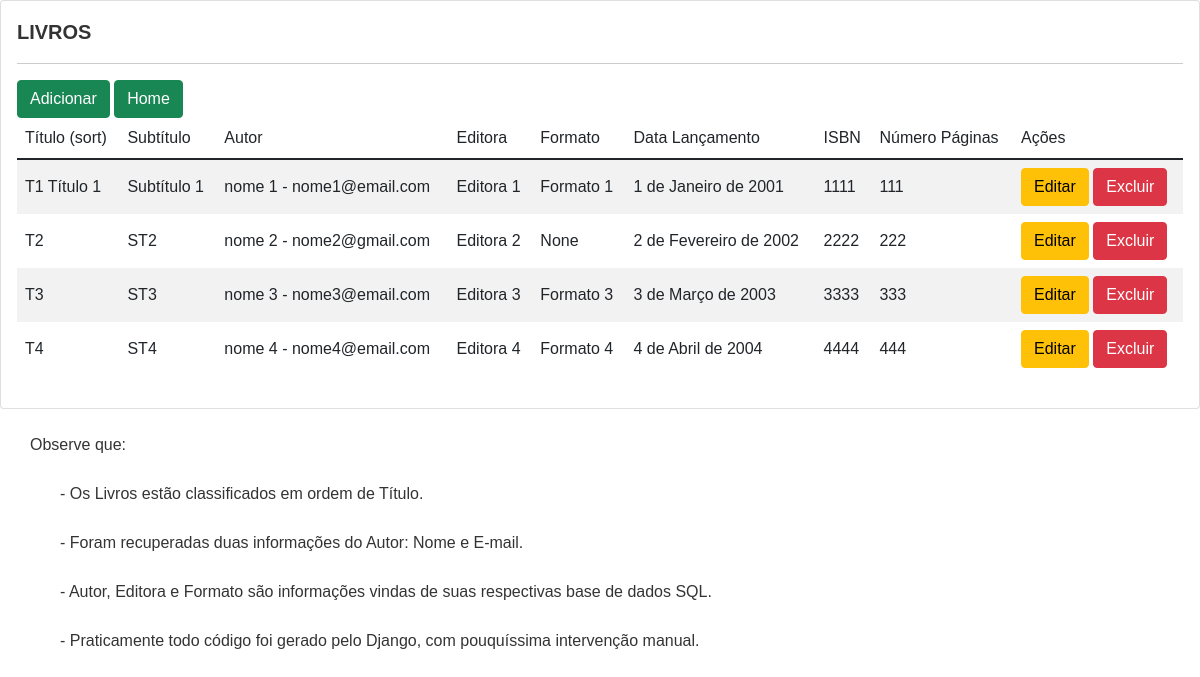
Page /livro/ on the earlier database version.
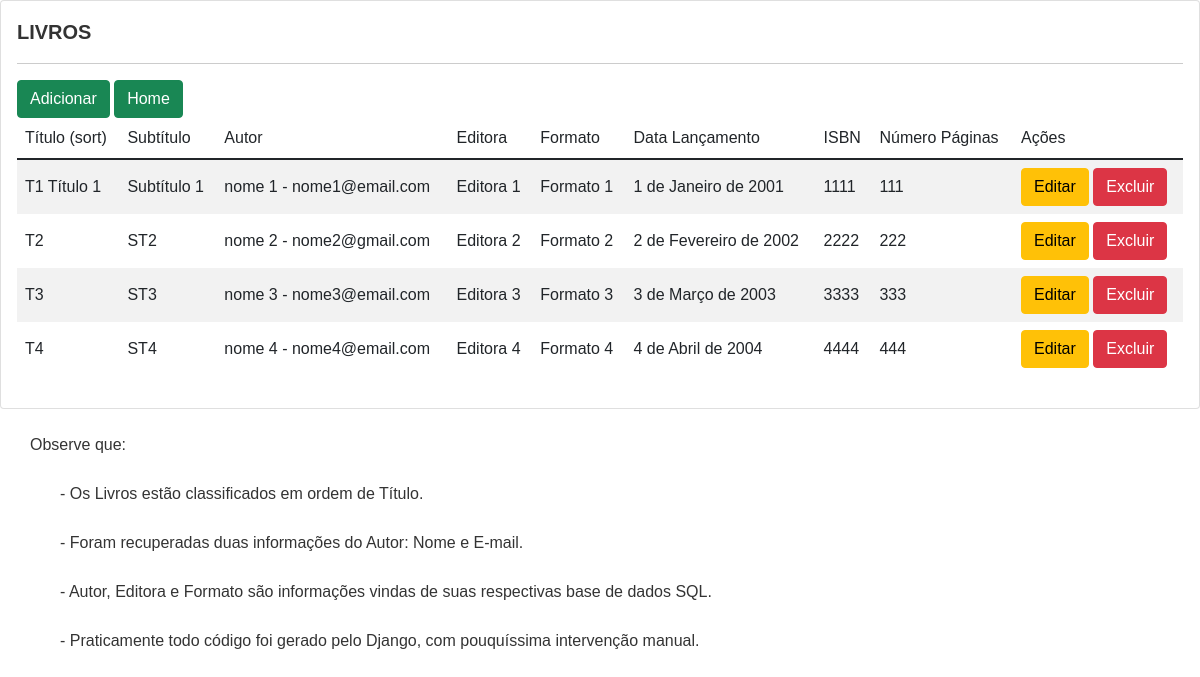
Same page on the later database version.
### portal6/models.py (models this page shows)
class Livro(models.Model):
    titulo = models.CharField('Título', max_length=255)
    subtitulo = models.CharField('Subtítulo', max_length=255, blank=True, null=True)
    autor = models.ForeignKey(Autor, on_delete=models.CASCADE, verbose_name='Quem Escreveu') #--> augustão nome do campo
    editora = models.ForeignKey(Editora, on_delete=models.CASCADE)
    formato = models.ForeignKey(Formato, on_delete=models.SET_NULL, null=True)
    data_lancamento = models.DateField('Data de Lançamento')
    isbn = models.CharField('ISBN', max_length=255)
    numero_paginas = models.PositiveIntegerField('Número de Páginas')

class Autor(models.Model):
    nome = models.CharField(max_length=255)
    data_nascimento = models.DateField()
    email = models.EmailField()
    class Meta:
        ordering = ['nome'] #--> augustão FUNCIONOU
    def __str__(self):
        return self.nome + ' - ' + self.email

class Editora(models.Model):
    nome = models.CharField(max_length=255)
    cidade = models.CharField(max_length=255)
    ACRE = 'AC'
    ALAGOAS = 'AL'
    AMAPA = 'AP'
    AMAZONAS = 'AM'
    BAHIA = 'BA'
    CEARA = 'CE'
    DISTRITOFEDERAL = 'DF'
    ESPIRITOSANTO = 'ES'
    GOIAS = 'GO'
    MARANHAO = 'MA'
    MATOGROSSO = 'MT'
    MATOGROSSODOSUL = 'MS'
    MINASGERAIS = 'MG'
    PARA = 'PA'
    PARAIBA = 'PB'
    PARANA = 'PR'
    PERNAMBUCO = 'PE'
    PIAUI = 'PI'
    RIODEJANEIRO = 'RJ'
    RIOGRANDEDONORTE = 'RN'
    RIOGRANDEDOSUL = 'RS'
    RONDONIA = 'RO'
    RORAIMA = 'RR'
    SANTACATARINA = 'SC'
    SAOPAULO = 'SP'
    SERGIPE = 'SE'
    TOCANTINS = 'TO'
    ESTADO_CHOICES = [
        (ACRE, 'Acre'),
        (ALAGOAS, 'Alagoas'),
        (AMAPA, 'Amapá'),
        (AMAZONAS, 'Amazonas'),
        (BAHIA, 'Bahia'),
        (CEARA, 'Ceará'),
        (DISTRITOFEDERAL, 'Distrito Federal'),
        (ESPIRITOSANTO, 'Espírito Santo'),
        (GOIAS, 'Goiás'),
        (MARANHAO, 'Maranhão'),
        (MATOGROSSO, 'Mato Grosso'),
        (MATOGROSSODOSUL, 'Mato Grosso do Sul'),
        (MINASGERAIS, 'Minas Gerais'),
        (PARA, 'Pará'),
        (PARAIBA, 'Paraíba'),
        (PARANA, 'Paraná'),
        (PERNAMBUCO, 'Pernambuco'),
        (PIAUI, 'Piauí'),
        (RIODEJANEIRO, 'Rio de Janeiro'),
        (RIOGRANDEDONORTE, 'Rio Grande do Norte'),
        (RIOGRANDEDOSUL, 'Rio Grande do Sul'),
        (RONDONIA, 'Rondônia'),
        (RORAIMA, 'Roraima'),
        (SANTACATARINA, 'Santa Catarina'),
        (SAOPAULO, 'São Paulo'),
        (SERGIPE, 'Sergipe'),
        (TOCANTINS, 'Tocantins'),
    ]
    estado = models.CharField( max_length=2, choices=ESTADO_CHOICES, default=SAOPAULO, )
    class Meta:
        ordering = ['nome']  # --> augustão FUNCIONOU
    def __str__(self):
        return self.nome

class Formato(models.Model):
    nome = models.CharField('Nome do Formato', max_length=255)
    class Meta:
        ordering = ['nome']  # --> augustão FUNCIONOU
    def __str__(self):
        return self.nome

### portal6/views.py (the view)
# urls.py: path('livro/', views.livro, name='livro'),
def livro(request):
    livros = Livro.objects.all().order_by('titulo')  # --> augustão sort
    context = {
        'livros': livros
    }
    return render(request, 'livro.html', context)

### portal6/templates/portal6/livro.html
{% extends 'base.html' %}
{% block content %}
<div class="card">
	<div class="card-body">
		<h4>LIVROS</h4>
		<hr>
		<a class="btn btn-success" href="{% url 'livro_add' %}"> Adicionar </a>
		<a class="btn btn-success" href="{% url 'home' %}"> Home </a>
		<table class="table table-striped">
			<thead>
				<tr>
					<th>Título (sort)</th>
					<th>Subtítulo</th>
					<th>Autor</th>
					<th>Editora</th>
					<th>Formato</th>
					<th>Data Lançamento</th>
					<th>ISBN</th>
					<th>Número Páginas</th>
					<th>Ações</th>
				</tr>
			</thead>
			<tbody>
				{% for livro in livros %}
				<tr>
					<td>{{ livro.titulo }}</td>
					<td>{{ livro.subtitulo }}</td>
					<td>{{ livro.autor }}</td>
					<td>{{ livro.editora }}</td>
					<td>{{ livro.formato }}</td>
					<td>{{ livro.data_lancamento }}</td>
					<td>{{ livro.isbn }}</td>
					<td>{{ livro.numero_paginas }}</td>
					<td>
						<a class="btn btn-warning" href="{% url 'livro_edit' livro.id %}">Editar</a>
						<a class="btn btn-danger" href="{% url 'livro_delete' livro.id %}"
							onclick="return confirm('Tem certeza que deseja DELETAR esse Livro?')">Excluir</a>
					</td>
				</tr>
				{% endfor %}
			</tbody>
		</table>
	</div>
</div>
<div>
	<br>
	<p style="margin-left: 30px;">Observe que:</p>
	<p style="margin-left: 60px;"> - Os Livros estão classificados em ordem de Título.</p>
	<p style="margin-left: 60px;"> - Foram recuperadas duas informações do Autor: Nome e E-mail.</p>
	<p style="margin-left: 60px;"> - Autor, Editora e Formato são informações vindas de suas respectivas base de dados
		SQL.</p>
	<p style="margin-left: 60px;"> - Praticamente todo código foi gerado pelo Django, com pouquíssima intervenção
		manual.</p>
</div>
{% endblock %}

### portal6/templates/base.html (shortened to what this page needs)
<!DOCTYPE html>
<html lang="pt-br">
  <head>
    <link href="https://cdn.jsdelivr.net/npm/bootstrap@5.1.3/dist/css/bootstrap.min.css" rel="stylesheet"
>
</head>
<body class="works_on_smartphone">
  {% block content %}
  {% endblock %}
</body>
</html>

### portal6/templates/base.html (style rules this page uses)
html, body { height: 100%; min-height: 100%; }
a,abbr,acronym,address,applet,article,aside,audio,b,big,blockquote,body,canvas,caption,center,cite,code,dd,del,details,dfn,div,dl,dt,embed,fieldset,figcaption,figure,footer,form,h2,h3,h4,h5,h6,header,hgroup,html,i,iframe,img,ins,kbd,label,legend,mark,menu,nav,object,output,p,pre,q,ruby,s,samp,section,small,span,strike,sub,summary,sup,tbody,tfoot,th,thead,time,tt,u,var,video { border: 0; font-size: 100%; font: inherit; margin: 0; padding: 0; vertical-align: baseline; }
body { line-height: 1.5; }
body { font-family: 'Verdana', sans-serif; color: rgba(0, 0, 0, 0.8); }
h1,h2,h3,h4,h5,h6,header { font-family: Verdana, sans-serif; }
a { color: #F80002; }
p { margin-bottom: 25px; }
h4 { font-size: 20px; font-weight: bold; }
body { display: flex; flex-direction: column; background-color: white; width: 100%; }
table { align-content: center; border-collapse: collapse; border-spacing: 0; border: 0; font-size: 100%; font: inherit; height: auto; margin-bottom: 0px; margin: 0; padding: 10; vertical-align: middle; padding: 0; }
tr { align-content: center; border: 0; font-size: 100%; font: inherit; height: auto; margin: 0; padding: 10; vertical-align: middle; }
td { align-content: center; border: 0; font-size: 100%; font: inherit; height: auto; width: auto; margin: 0; padding: 0; vertical-align: middle; }
html { background-color: black; }

Differences in the rows shown:
removed Livro: titulo "T2", subtitulo "ST2", autor "nome 2 - nome2@gmail.com", editora "Editora 2", formato "None", data_lancamento "2 de Fevereiro de 2002", isbn "2222", numero_paginas "222"
added Livro: titulo "T2", subtitulo "ST2", autor "nome 2 - nome2@gmail.com", editora "Editora 2", formato "Formato 2", data_lancamento "2 de Fevereiro de 2002", isbn "2222", numero_paginas "222"
